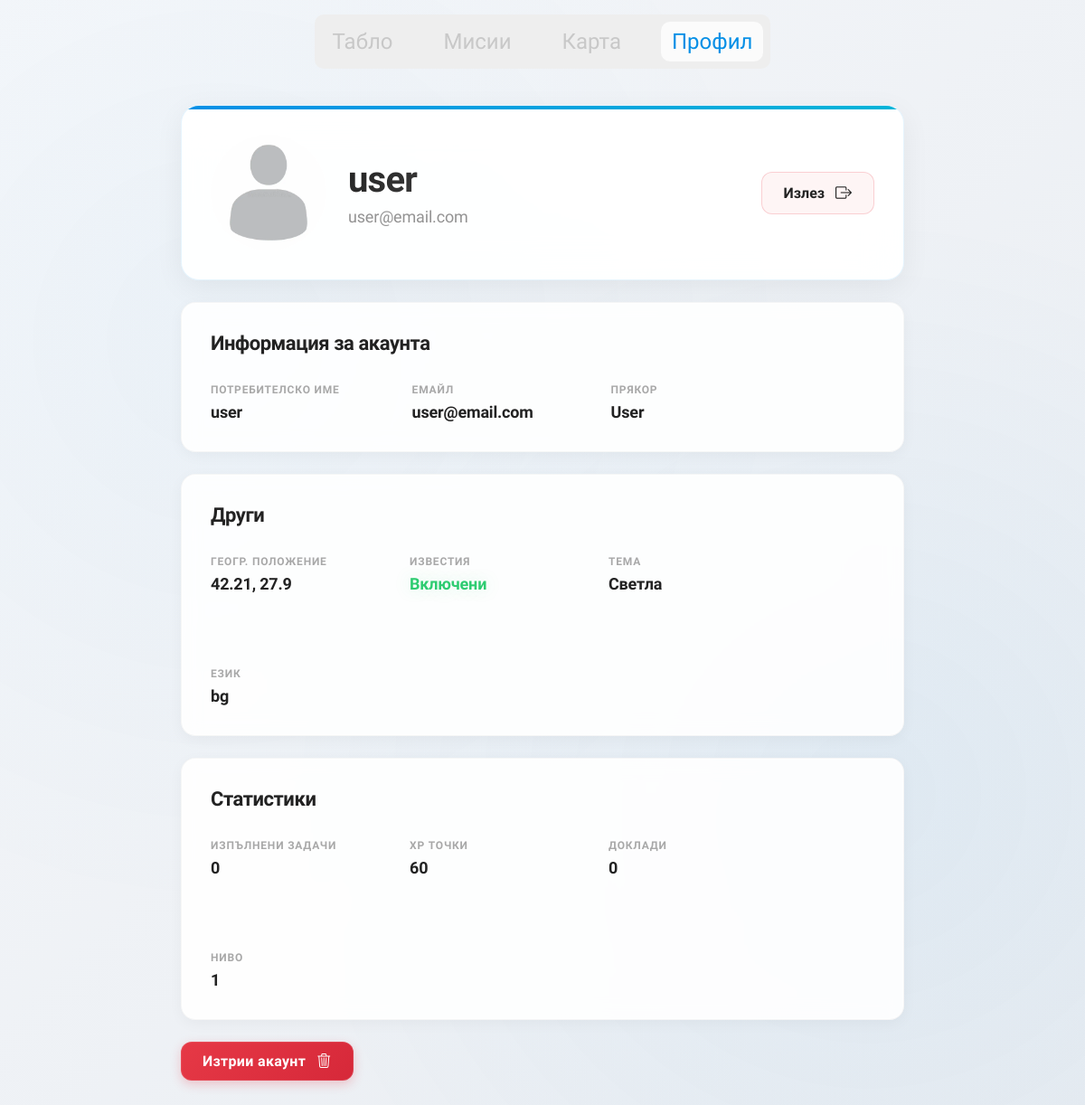
Page /account/ (signed in) on the committed database.
### beaches/models.py (models this page shows, shortened)
class User(AbstractUser):
    is_first_login = models.BooleanField(default=True)

class UserProfile(models.Model):
    LANGUAGE_CHOICES = (
        ('bg', 'Български'),
        ('en', 'Английски')
    )
    id = models.UUIDField(primary_key=True, default=uuid.uuid4, editable=False)
    user = models.ForeignKey(settings.AUTH_USER_MODEL, on_delete=models.CASCADE)
    nickname = models.CharField(max_length=150, null=True)
    profile_picture = models.ImageField(
        upload_to='profile_images/',
        blank=True,
        null=True,
        default=None
    )
    lat = models.CharField(null=True, blank=True, default=48.8566)
    lng = models.CharField(null=True, blank=True, default=2.3522)
    xp = models.IntegerField(default=0)
    tasks_completed = models.PositiveIntegerField(default=0)
    tasks = models.ManyToManyField(Task, blank=True, related_name="assigned_users")
    theme = models.CharField(null=True, blank=True, default="light")
    send_notifs = models.BooleanField(null=True, blank=True, default=True)
    language = models.CharField(choices=LANGUAGE_CHOICES, default="bg")
    @property
    def level(self):
        return max(1, int(0.1 * math.sqrt(self.xp)))

### beaches/views.py (the view)
# urls.py: path('account/', views.account_view, name='account'),
@login_required
def account_view(request):
    user = request.user
    profile = models.UserProfile.objects.get(user=user)
    if profile.profile_picture:
        pfp_url = profile.profile_picture.url
    else:
        pfp_url = static("default.webp")
    context = {
        "user": user,
        "profile": profile,
        "email": user.email,
        "username": user.username,
        "nickname": profile.nickname,
        "lat": profile.lat,
        "lng": profile.lng,
        "pfp": pfp_url,
        "level": profile.level,
        "timestamp": int(timezone.now().timestamp()),
        "xp": profile.xp,
        "compl": profile.tasks_completed,
        "logs": models.BeachLog.objects.filter(user = user).count,
        "notifs": "Включени" if profile.send_notifs else "Изключени"
    }
    return render(request, 'auth/account.html', context)

### beaches/templates/auth/account.html (shortened to what this page needs)
{% load static %}
<!DOCTYPE html>
<html lang="bg">
<head>
  <link rel="stylesheet" href="{% static 'alert.css' %}?v={{ timestamp }}">
  <link rel="stylesheet" href="{% static 'nav.css' %}?v={{ timestamp }}">
  <link rel="stylesheet" href="{% static 'account.css' %}?v={{ timestamp }}">
  <link rel="stylesheet" href="https://cdn.jsdelivr.net/npm/bootstrap-icons@1.13.1/font/bootstrap-icons.min.css">
</head>
<body>
  {% include 'app/components/navbar.html' %}
  <div class="account-wrapper">
    <div class="account-quick-info">
      <div class="avatar-wrapper">
        <img src="{{ pfp }}" class="pfp">
        <div>
          <p class="username-main">{{ username }}</p>
          <p class="username-email">{{ email }}</p>
        </div>
      </div>
      <a href="{% url 'logout' %}" class="logout-btn">Излез <i class="bi bi-box-arrow-right"></i></a>
    </div>
    <div class="account-box">
      <h3>Информация за акаунта</h3>
      <div class="box-wrapper">
        <div>
          <p class="key">Потребителско име</p>
          <p class="value">{{ username }}</p>
        </div>
        <div>
          <p class="key">Емайл</p>
          <p class="value">{{ email }}</p>
        </div>
        <div>
          <p class="key">Прякор</p>
          <p class="value">{{ nickname }}</p>
        </div>
      </div>
    </div>
    <div class="account-box">
      <h3>Други</h3>
      <div class="box-wrapper">
        <div>
          <p class="key">Геогр. положение</p>
          <p class="value">{{ lat }}, {{ lng }}</p>
        </div>
        <div>
          <p class="key">Известия</p>
          <p class="value {% if notifs == 'Включени' %}text-green{% else %}text-red{% endif %}">
            {{ notifs }}
          </p>
        </div>
        <div>
          <p class="key">Тема</p>
          <p class="value" id="theme"></p>
        </div>
        <div>
          <p class="key">Език</p>
          <p class="value">{{ profile.language }}</p>
        </div>
      </div>
    </div>
    <div class="account-box">
      <h3>Статистики</h3>
      <div class="box-wrapper">
        <div>
          <p class="key">Изпълнени задачи</p>
          <p class="value">{{ compl }}</p>
        </div>
        <div>
          <p class="key">XP точки</p>
          <p class="value">{{ xp }}</p>
        </div>
        <div>
          <p class="key">Доклади</p>
          <p class="value">{{ logs }}</p>
        </div>
        <div>
          <p class="key">Ниво</p>
          <p class="value">{{ level }}</p>
        </div>
      </div>
    </div>
    <button class="btn-red" onclick="openConfirmDeleteModal()">Изтрии акаунт <i class="bi bi-trash3"></i></button>
  </div>
</body>
</html>

### static/nav.css (style rules this page uses)
body { font-family: "Onest", sans-serif; padding-bottom: 60px; }

### beaches/templates/auth/account.html (style rules this page uses)
* { box-sizing: border-box; font-family: "Onest", sans-serif; padding: 0; margin: 0; }

### rows in the picture
User: username "user", email "user@email.com"
UserProfile: nickname "User", lat "42.21", lng "27.9", language "bg"

### other values in the picture
{{ notifs }} "Включени"
{{ compl }} "0"
{{ xp }} "60"
{{ logs }} "0"
{{ level }} "1"
